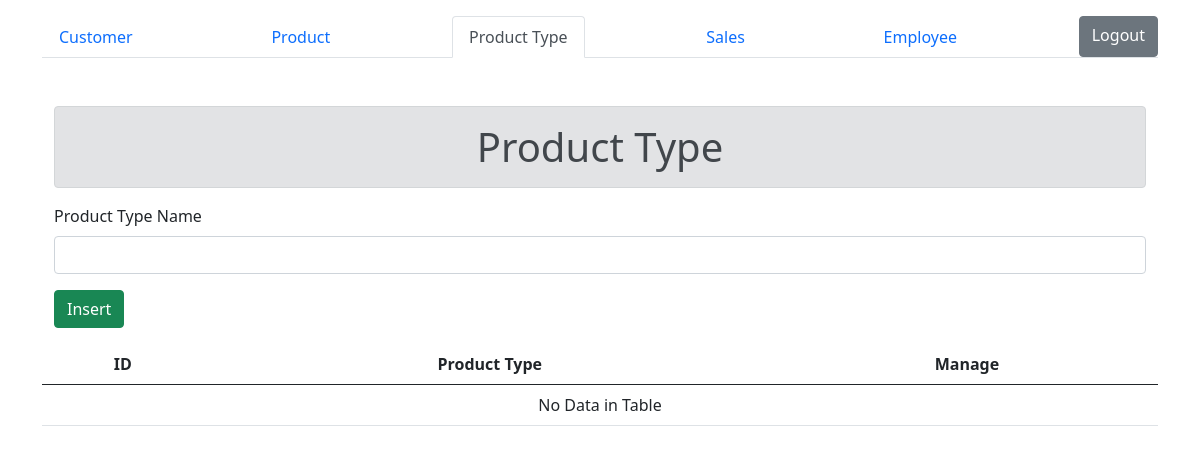
The app's page /product-type.php (signed in), older data.
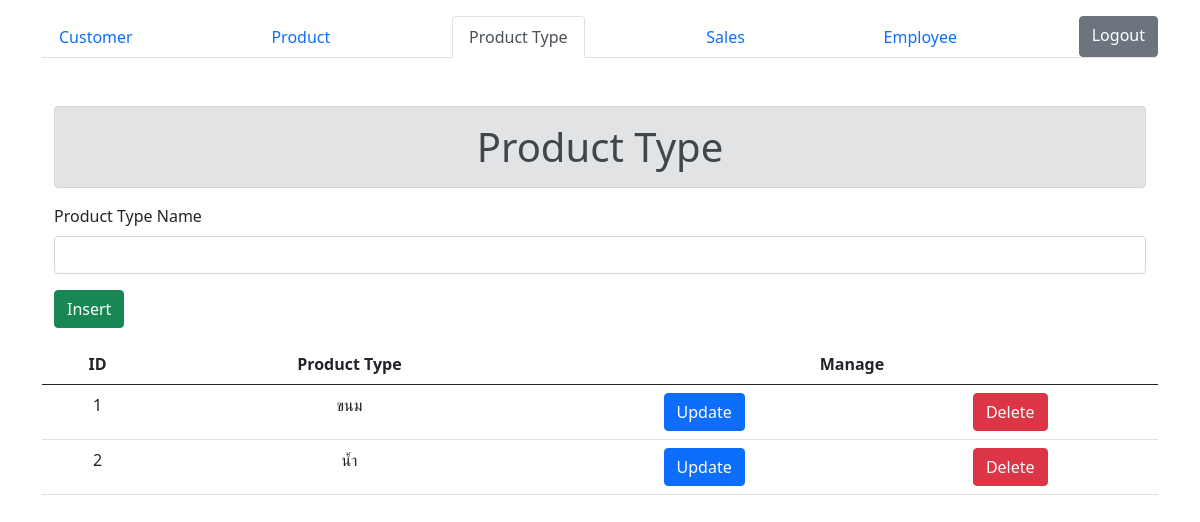
The same page, newer data.
### tables this page shows
CREATE TABLE `product_type` (
  `pdt_id` int(11) NOT NULL,
  `pdt_name` varchar(20) NOT NULL
);

### product-type.php (the view, shortened to what this page needs)
<?php
    include('connection.php');
?>
<!DOCTYPE html>
<html lang="en">
<head>
    <link rel="stylesheet" href="https://stackpath.bootstrapcdn.com/bootstrap/5.0.0-alpha1/css/bootstrap.min.css">
</head>
<body>
    <div class="container mt-3 align-items-center">
    <ul class="nav nav-tabs d-flex justify-content-between">
            <li class="nav-item">
                <a class="nav-link" href="index.php">Customer</a>
            </li>
            <li class="nav-item">
                <a class="nav-link " href="product.php">Product</a>
            </li>
            <li class="nav-item">
                <a class="nav-link active" aria-current="page" href="product-type.php">Product Type</a>
            </li>
            <li class="nav-item">
                <a class="nav-link" href="sales.php">Sales</a>
            </li>
            <li class="nav-item">
                <a class="nav-link" href="employee.php">Employee</a>
            </li>
            <a href="logout.php" role="button" class="btn btn-secondary float-end">Logout</a>
        </ul>
        <div class="container mt-5">
            <h1 class="text-center alert alert-secondary">Product Type</h1>
            <?php
                if(isset($_GET['id'])) {
                    echo '<form action="update.php?form=product_type" method="POST">';
                }else {
                    echo '<form action="insert.php?form=product_type" method="POST">';
                }
            ?>
                <div class="d-flex flew-row">
                    <div class="flex-grow-1">
                        <label for="ptype" class="form-label">Product Type Name</label>
                        <input class="form-control" type="text" name="ptype" value="<?php if(isset($_GET['ptype'])) { echo $_GET['ptype']; unset($_GET['ptype']); }?>">
                    </div>
                </div>
                <input class="btn btn-success mt-3" type="submit" value="<?php if(isset($_GET['id'])) { echo "Update";} else {echo "Insert"; } ?>">
            </form>
        </div>
        <table class="table mt-3">
            <thead>
                <tr>
                    <th class="text-center">ID</th>
                    <th class="text-center">Product Type</th>
                    <th colspan="2" class="text-center">Manage</th>
                </tr>
            </thead>
            <tbody>
                <?php
                    $sql = "Select * from product_type;";
                    $result = $con->query($sql);
                    if($result->num_rows > 0) {
                        while($row = $result->fetch_assoc()) {
                            echo "<tr>";
                                echo '<td class="text-center">'. $row['pdt_id'] . '</td>';
                                echo '<td class="text-center">'. $row['pdt_name'] . '</td>';
                                echo '<td class="text-center"><a role="button" class="btn btn-primary" href="product-type.php?id=' . $row['pdt_id'] .'&ptype='.$row['pdt_name'].'">Update</a></td>';
                                echo '<td class="text-center"><a role="button" class="btn btn-danger" href="delete.php?id=' . $row['pdt_id'] .'&form=product_type">Delete</a></td>';
                            echo '</tr>';
                        }
                    }else {
                        echo '<td class="text-center" colspan="3">No Data in Table</td>';
                    }
                ?>
            </tbody>
        </table>
    </div>
</body>
</html>

Row changes from the older to the newer data that the page shows:
added product_type: pdt_id "1", pdt_name "ขนม"
added product_type: pdt_id "2", pdt_name "น้ำ"
Text that changed along with them:
text no longer shown: "No Data in Table"
